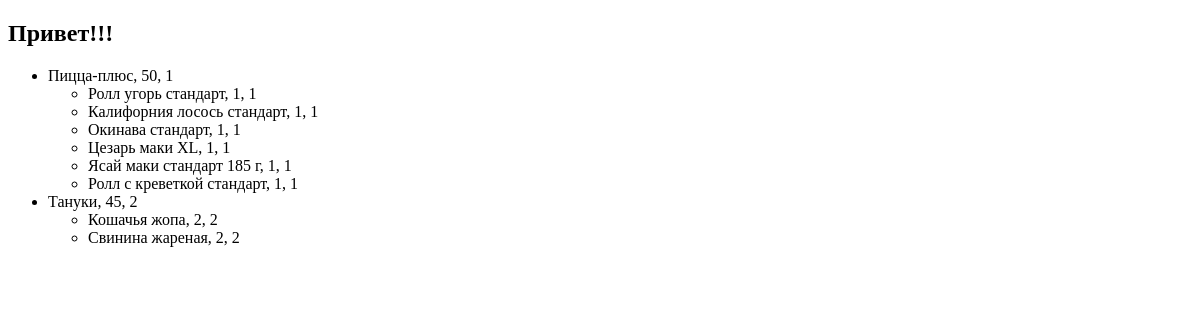
The app's page /, older data.
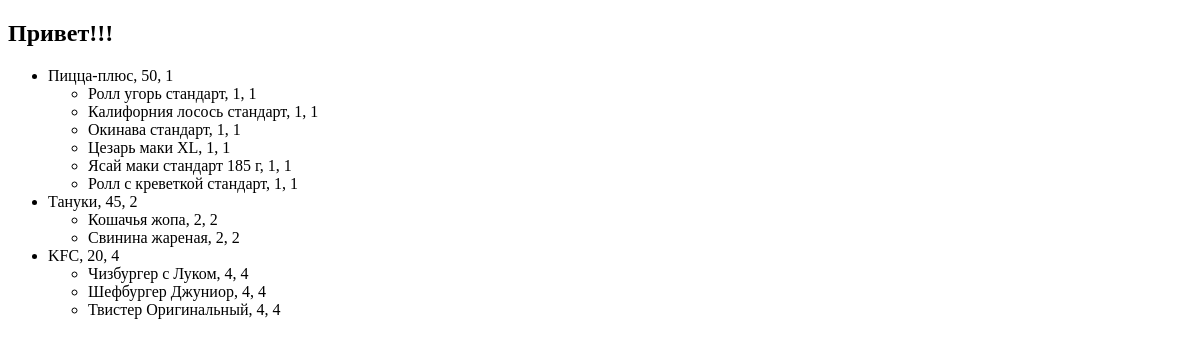
The same page, newer data.
### delivery_app/models.py (models this page shows, shortened)
class Restaurant (models.Model):
    name = models.CharField (max_length=100, verbose_name='Название ресторана')
    delivery_time = models.IntegerField (verbose_name='Время доставки')
    rating = models.DecimalField (verbose_name='Рейтинг ресторана', max_digits=2, decimal_places=1)
    price_level = models.CharField (max_length=20, verbose_name='Уровень цен')
    category = models.CharField(max_length=100, verbose_name='Категория ресторана')
    image = models.ImageField (upload_to='images/restaurants/%Y/%m/%d/', blank=True, verbose_name="Изображение ресторана")
    class Meta:
        verbose_name = "Ресторан"
        verbose_name_plural = "Рестораны"

class Dish (models.Model):
    name = models.CharField (max_length=100, verbose_name='Название блюда')
    ingredients = models.TextField(verbose_name='Состав блюда')
    price = models.IntegerField(verbose_name='Цена блюда')
    image = models.ImageField(upload_to='images/dishes/%Y/%m/%d/', blank=True, verbose_name='Изображение блюда')
    restaurant = models.ForeignKey ("Restaurant", verbose_name="Ресторан", on_delete=models.CASCADE, default=1, related_name='dishes')
    class Meta:
        verbose_name = "Блюдо"
        verbose_name_plural = "Блюда"

### delivery_app/views.py (the view)
class RestaurantListView (ListView):
    model = Restaurant
    context_object_name = "restaurants"
    template_name = "delivery_app/restaurant_list.html"
    def get_context_data(self, **kwargs):
        context = super().get_context_data(**kwargs)
        context['dishes'] = Dish.objects.all()
        return context

### delivery_app/templates/delivery_app/restaurant_list.html (shortened to what this page needs)
<!DOCTYPE html>
<html lang="en">
<head>
</head>
<body>
<h2>Привет!!!</h2>
<ul>
    {% for restaurant in restaurants %}
        <li>
            {{ restaurant.name }},
            {{ restaurant.delivery_time }},
            {{ restaurant.pk }}
            <ul>
            {% for dish in dishes %}
                {% if dish.restaurant.pk == restaurant.pk %}
                <li>
                    {{ dish.name }}, {{ dish.restaurant.pk }}, {{ restaurant.pk }}
                </li>
                {% endif %}
            {% endfor %}
            </ul>
        </li>
    {% endfor %}
</ul>
</body>
</html>

Row changes from the older to the newer data that the page shows:
added Restaurant: name "KFC", delivery_time "20", pk "4"
added Dish: name "Чизбургер с Луком", restaurant.pk "4", shown under "KFC"
added Dish: name "Шефбургер Джуниор", restaurant.pk "4", shown under "KFC"
added Dish: name "Твистер Оригинальный", restaurant.pk "4", shown under "KFC"
